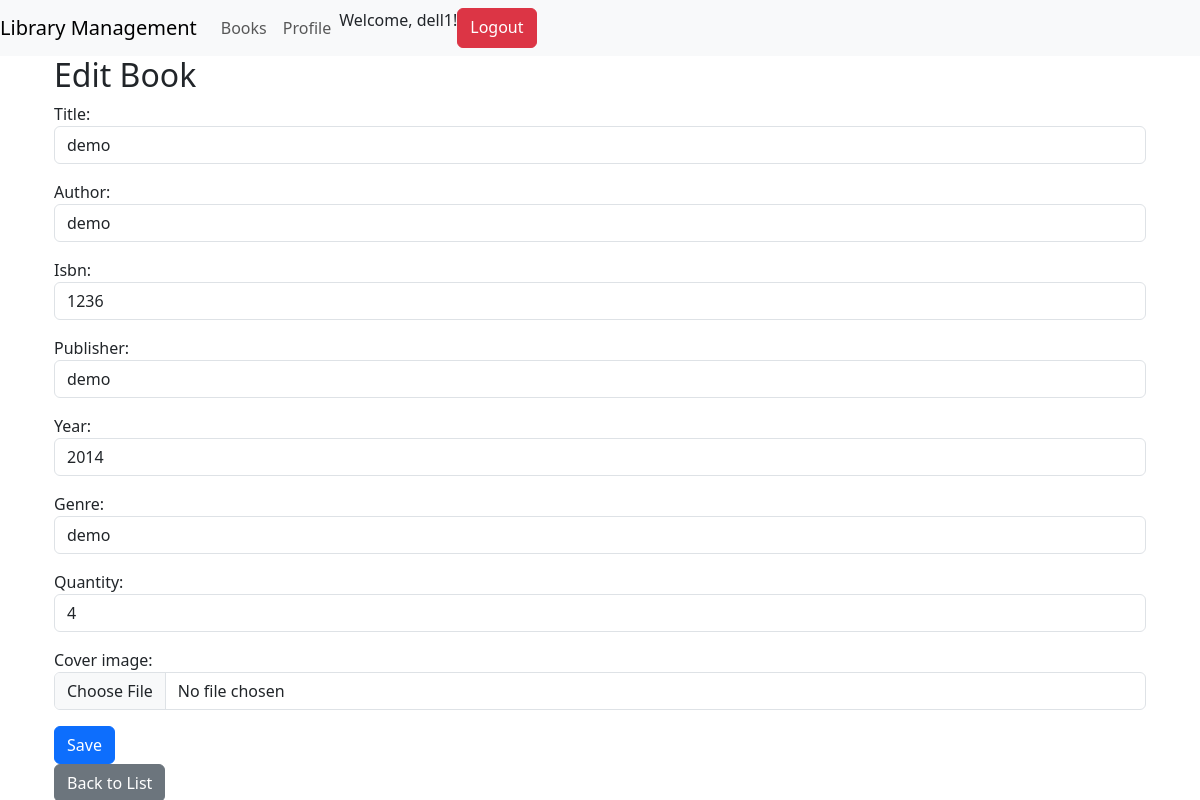
Page /books/book/8/update/ (signed in) on the committed database.
### books/models.py (models this page shows, shortened)
class Book(models.Model):
    isbn = models.CharField(max_length=13)
    title = models.CharField(max_length=200)
    author = models.CharField(max_length=200)
    publisher = models.CharField(max_length=200)
    year = models.IntegerField()
    genre = models.CharField(max_length=100)
    quantity = models.IntegerField()
    cover_image = models.ImageField(upload_to='covers/', blank=True, null=True)

### books/views.py (the view)
# urls.py: path('book/<int:pk>/update/', views.book_update, name='book_update'),
@login_required
def book_update(request, pk):
    book = get_object_or_404(Book, pk=pk)
    if request.method == 'POST':
        form = BookForm(request.POST, instance=book)
        if form.is_valid():
            form.save()
            return redirect('book_list')
    else:
        form = BookForm(instance=book)
    return render(request, 'book_form.html', {'form': form})

### books/forms.py
class BookForm(forms.ModelForm):
    class Meta:
        model = Book
        fields = ['title', 'author', 'isbn', 'publisher', 'year', 'genre', 'quantity', 'cover_image']
        widgets = {
            'title': forms.TextInput(attrs={'class': 'form-control'}),
            'author': forms.TextInput(attrs={'class': 'form-control'}),
            'isbn': forms.TextInput(attrs={'class': 'form-control'}),
            'publisher': forms.TextInput(attrs={'class': 'form-control'}),
            'year': forms.NumberInput(attrs={'class': 'form-control'}),
            'genre': forms.TextInput(attrs={'class': 'form-control'}),
            'quantity': forms.NumberInput(attrs={'class': 'form-control'}),
            'cover_image': forms.ClearableFileInput(attrs={'class': 'form-control'}),
        }

### books/templates/book_form.html (shortened to what this page needs)
{%  extends 'base.html' %}
{% block content %}
    <div class="container">
        <h2>{% if form.instance.pk %}Edit{% else %}Add{% endif %} Book</h2>
        <form method="post">
            {{ form.as_p }}
            <button type="submit" class="btn btn-primary">Save</button>
        </form>
        <a href="{% url 'book_list' %}" class="btn btn-secondary">Back to List</a>
    </div>
{% endblock %}

### books/templates/base.html (shortened to what this page needs)
<!DOCTYPE html>
<html>
<head>
    {% load bootstrap5 %}
    {% bootstrap_css %}
</head>
<body>
    <nav class="navbar navbar-expand-lg navbar-light bg-light">
        <a class="navbar-brand" href="{% url 'home' %}">Library Management</a>
        <div class="collapse navbar-collapse">
            <ul class="navbar-nav mr-auto">
                <li class="nav-item"><a class="nav-link" href="{% url 'book_list' %}">Books</a></li>
                <li class="nav-item"><a class="nav-link" href="{% url 'profile' %}">Profile</a></li>
            </ul>
            <ul class="navbar-nav ml-auto">
                {% if not user.is_authenticated %}
                <a href="{% url 'google_login' %}" class="btn btn-primary">Login with Google</a>
            {% else %}
                <p>Welcome, {{ user.username }}!</p>
                <a href="{% url 'logout' %}" class="btn btn-danger">Logout</a>
            {% endif %}
            </ul>
        </div>
    </nav>
    <div class="container">
        {% block content %}{% endblock %}
    </div>
</body>
</html>

### rows in the picture
Book: title "demo", author "demo", isbn "1236", publisher "demo", year "2014", genre "demo", quantity "4"

### other values in the picture
{{ user.username }} "dell1"
